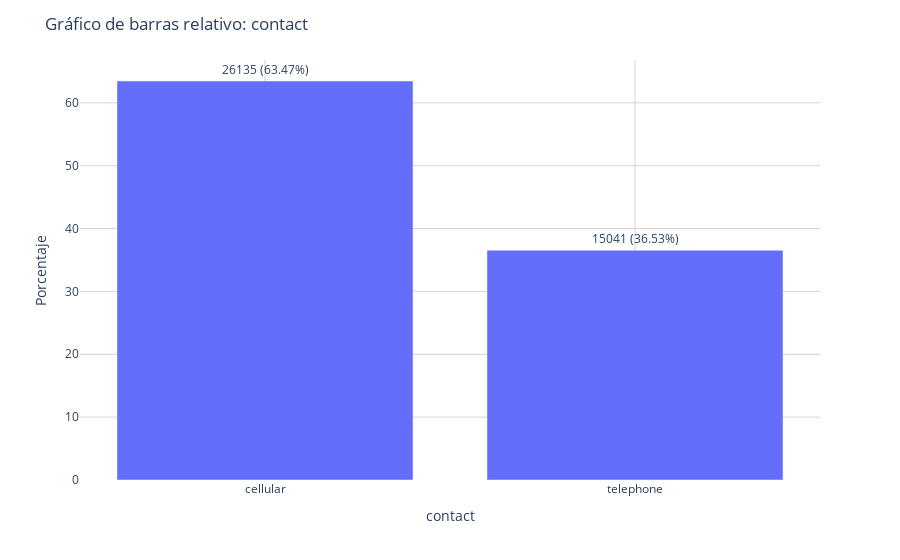
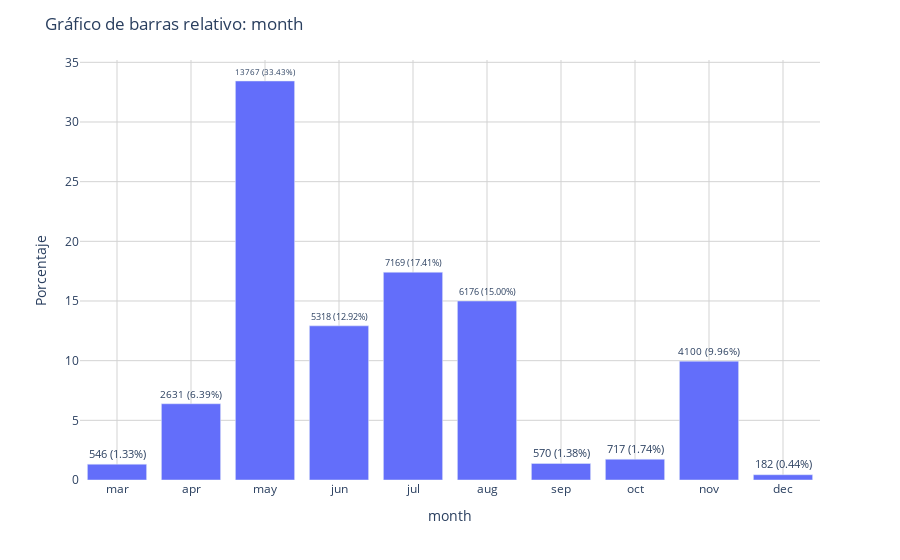
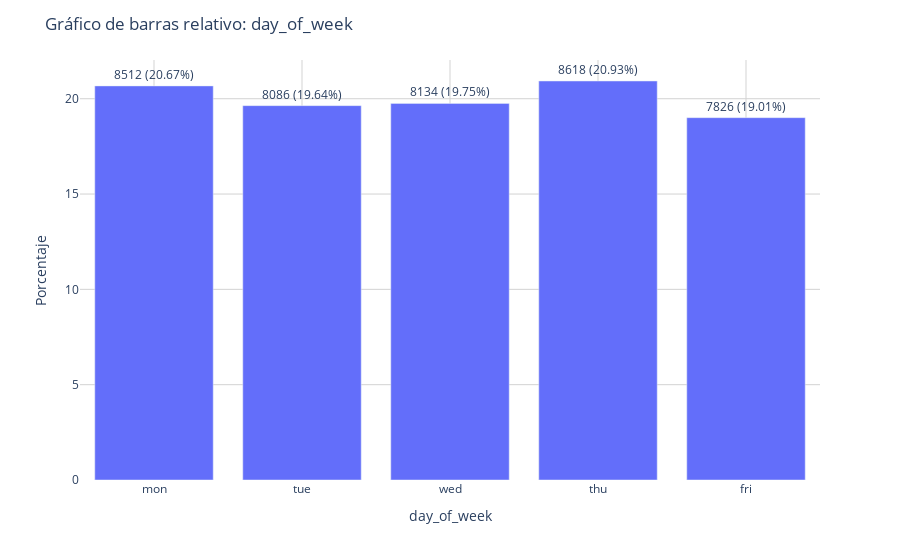

The cell these charts' notebook holds for them, in order:
### Markdown cell above
### Campaña actual

### Code cell
# Definimos el segmento de "campaña actual" (categóricas y numéricas) para que el código sea legible
segmento_campana_actual_cat = ["contact", "month", "day_of_week"] # categóricas
segmento_campana_actual_num = ["duration", "campaign"] # numéricas

#Llamamos a los graficos de forma organizada
print('### Entendimiento de las variables de la campaña actual')
for col in segmento_campana_actual_cat:
    fun.graficar_barras_relativo_px(df, col)

### Figure 1 — Plotly figure (JSON) as saved in the notebook; plotly's stock layout.template omitted (floating-point values rounded to 4 significant figures)
{"data": [{"alignmentgroup": "True", "hovertemplate": "contact=%{x}<br>Porcentaje=%{y}<br>Texto=%{text}<extra></extra>", "legendgroup": "", "marker": {"color": "#636efa", "pattern": {"shape": ""}}, "name": "", "offsetgroup": "", "orientation": "v", "showlegend": false, "text": ["26135 (63.47%)", "15041 (36.53%)"], "textposition": "outside", "texttemplate": "%{text}", "type": "bar", "x": ["cellular", "telephone"], "xaxis": "x", "y": [63.47, 36.53], "yaxis": "y"}], "layout": {"barmode": "relative", "legend": {"tracegroupgap": 0}, "margin": {"t": 60}, "plot_bgcolor": "white", "title": {"text": "Gráfico de barras relativo: contact"}, "xaxis": {"anchor": "y", "domain": [0, 1], "gridcolor": "lightgrey", "showgrid": true, "title": {"text": "contact"}}, "yaxis": {"anchor": "x", "domain": [0, 1], "gridcolor": "lightgrey", "showgrid": true, "title": {"text": "Porcentaje"}}}}

### Figure 2 — Plotly figure (JSON) as saved in the notebook; plotly's stock layout.template omitted (floating-point values rounded to 4 significant figures)
{"data": [{"alignmentgroup": "True", "hovertemplate": "month=%{x}<br>Porcentaje=%{y}<br>Texto=%{text}<extra></extra>", "legendgroup": "", "marker": {"color": "#636efa", "pattern": {"shape": ""}}, "name": "", "offsetgroup": "", "orientation": "v", "showlegend": false, "text": ["546 (1.33%)", "2631 (6.39%)", "13767 (33.43%)", "5318 (12.92%)", "7169 (17.41%)", "6176 (15.00%)", "570 (1.38%)", "717 (1.74%)", "4100 (9.96%)", "182 (0.44%)"], "textposition": "outside", "texttemplate": "%{text}", "type": "bar", "x": ["mar", "apr", "may", "jun", "jul", "aug", "sep", "oct", "nov", "dec"], "xaxis": "x", "y": [1.326, 6.39, 33.43, 12.92, 17.41, 15.0, 1.384, 1.741, 9.957, 0.442], "yaxis": "y"}], "layout": {"barmode": "relative", "legend": {"tracegroupgap": 0}, "margin": {"t": 60}, "plot_bgcolor": "white", "title": {"text": "Gráfico de barras relativo: month"}, "xaxis": {"anchor": "y", "categoryarray": ["mar", "apr", "may", "jun", "jul", "aug", "sep", "oct", "nov", "dec"], "categoryorder": "array", "domain": [0, 1], "gridcolor": "lightgrey", "showgrid": true, "title": {"text": "month"}}, "yaxis": {"anchor": "x", "domain": [0, 1], "gridcolor": "lightgrey", "showgrid": true, "title": {"text": "Porcentaje"}}}}

### Figure 3 — Plotly figure (JSON) as saved in the notebook; plotly's stock layout.template omitted (floating-point values rounded to 4 significant figures)
{"data": [{"alignmentgroup": "True", "hovertemplate": "day_of_week=%{x}<br>Porcentaje=%{y}<br>Texto=%{text}<extra></extra>", "legendgroup": "", "marker": {"color": "#636efa", "pattern": {"shape": ""}}, "name": "", "offsetgroup": "", "orientation": "v", "showlegend": false, "text": ["8512 (20.67%)", "8086 (19.64%)", "8134 (19.75%)", "8618 (20.93%)", "7826 (19.01%)"], "textposition": "outside", "texttemplate": "%{text}", "type": "bar", "x": ["mon", "tue", "wed", "thu", "fri"], "xaxis": "x", "y": [20.67, 19.64, 19.75, 20.93, 19.01], "yaxis": "y"}], "layout": {"barmode": "relative", "legend": {"tracegroupgap": 0}, "margin": {"t": 60}, "plot_bgcolor": "white", "title": {"text": "Gráfico de barras relativo: day_of_week"}, "xaxis": {"anchor": "y", "categoryarray": ["mon", "tue", "wed", "thu", "fri"], "categoryorder": "array", "domain": [0, 1], "gridcolor": "lightgrey", "showgrid": true, "title": {"text": "day_of_week"}}, "yaxis": {"anchor": "x", "domain": [0, 1], "gridcolor": "lightgrey", "showgrid": true, "title": {"text": "Porcentaje"}}}}
